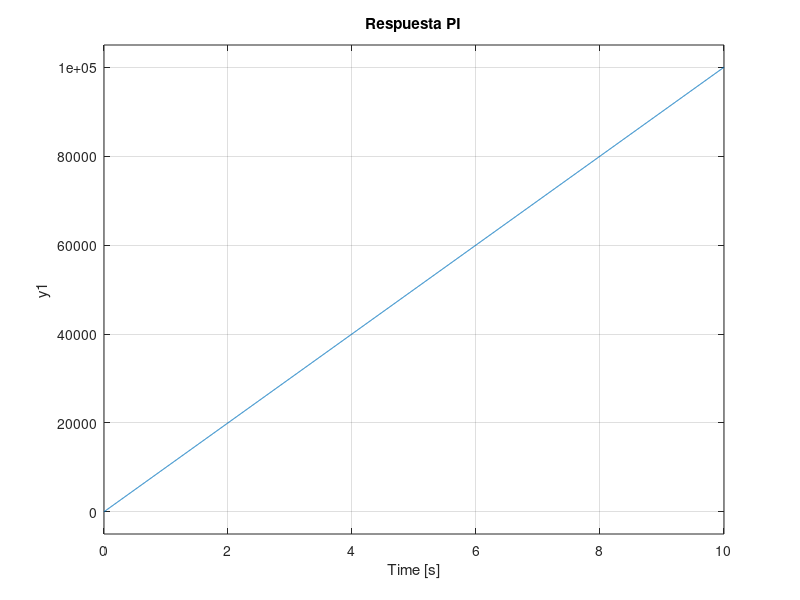

The MATLAB script that drew this image:
%%  ITESS-TICS
%%  29 - Mayo - 2026
%%  MATEMÁTICAS APLICADAS A COMUNICACIONES
%%  Docente: Dr. Motecillo Puente Francisco Javier
%%  Alumno: Flores Torres Miguel Angel TI-401
%%  Matricula: TI24110044
%%  Tema 3 - 4
%%
%%  Descripción: Simulación de respuesta para un control PI

pkg load control
clear
clc

s = tf('s');

% Valores comerciales
R2 = 10e3;
R3 = 2.2e3;
R4 = 22e3;
C2 = 100e-9;

% Controlador PI
G = (R4/R3)*((R2*C2*s + 1)/(R2*C2*s));

% Mostrar función de transferencia
G

% Respuesta al escalón
step(G)
grid on
title('Respuesta PI')
